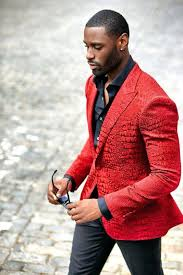
#> input picture black_man.jpg, 183 x 275 px
$ python black.py
#> lines starting #> are read from the running program, lines starting #| are printed output that depends on the picture
#> further down, img is the input picture: shape (275, 183, 3); mean R, G, B 186.1, 146.9, 145
from skimage import io
import matplotlib.pyplot as plt
import numpy as np

def reduceThree(image):
    rows,cols,dims=image.shape
#> rows = 275; cols = 183; dims = 3
    ret_img = np.uint8(np.zeros((rows,cols,3)))
    for i in range(0,rows):
        for j in range(0,cols):
            luminance = 0 #int
            for k in range(0,3):
                luminance = luminance + image[i,j,k]
            luminance = luminance/3 #float!?
            if luminance < 64:
                ret_img[i,j,0] = 0
                ret_img[i,j,1] = 0
                ret_img[i,j,2] = 0
            elif luminance > 120:
                ret_img[i,j,0] = 255
                ret_img[i,j,1] = 255
                ret_img[i,j,2] = 255
            else:
                ret_img[i,j,0] = 255
                ret_img[i,j,1] = 255
                ret_img[i,j,2] = 0
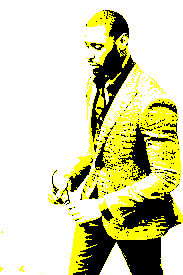
#> ret_img: shape (275, 183, 3); mean R, G, B 213.1, 213.1, 169.9

    return ret_img

img=io.imread('black_man.jpg')
io.imshow(img)

img2 = reduceThree(img)
plt.figure()
io.imshow(img2)
io.show()
